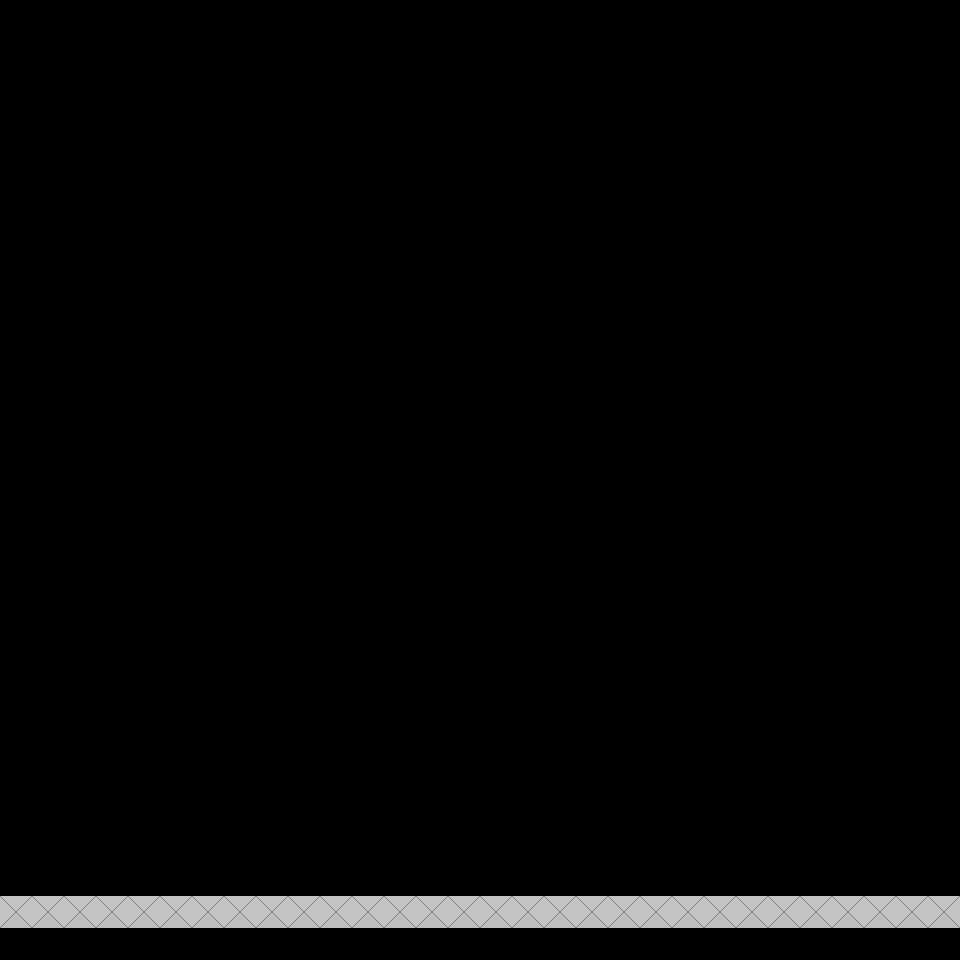

The image is a tile-based game level rendered from a .tmx file. Its description and complete source (layers, tilesets, objects, tile grids) follow:
An orthogonal 30x30 tile map with 32x32 px tiles, 3 tile layers (baixo, collidelayer, cima).

<map version="1.9" tiledversion="1.9.2" orientation="orthogonal" renderorder="right-down" width="30" height="30" tilewidth="32" tileheight="32" infinite="0" nextlayerid="5" nextobjectid="1">
 <editorsettings>
  <export target="combate.json" format="json" />
 </editorsettings>
 <tileset firstgid="1" name="Atlas" tilewidth="32" tileheight="32" tilecount="16" columns="4">
  <image source="../tileds/Atlas.png" trans="ffffff" width="128" height="128" />
 </tileset>
 <layer id="2" name="baixo" width="30" height="30">
  <data encoding="csv">
0,0,0,0,0,0,0,0,0,0,0,0,0,0,0,0,0,0,0,0,0,0,0,0,0,0,0,0,0,0,
0,0,0,0,0,0,0,0,0,0,0,0,0,0,0,0,0,0,0,0,0,0,0,0,0,0,0,0,0,0,
0,0,0,0,0,0,0,0,0,0,0,0,0,0,0,0,0,0,0,0,0,0,0,0,0,0,0,0,0,0,
0,0,0,0,0,0,0,0,0,0,0,0,0,0,0,0,0,0,0,0,0,0,0,0,0,0,0,0,0,0,
0,0,0,0,0,0,0,0,0,0,0,0,0,0,0,0,0,0,0,0,0,0,0,0,0,0,0,0,0,0,
0,0,0,0,0,0,0,0,0,0,0,0,0,0,0,0,0,0,0,0,0,0,0,0,0,0,0,0,0,0,
0,0,0,0,0,0,0,0,0,0,0,0,0,0,0,0,0,0,0,0,0,0,0,0,0,0,0,0,0,0,
0,0,0,0,0,0,0,0,0,0,0,0,0,0,0,0,0,0,0,0,0,0,0,0,0,0,0,0,0,0,
0,0,0,0,0,0,0,0,0,0,0,0,0,0,0,0,0,0,0,0,0,0,0,0,0,0,0,0,0,0,
0,0,0,0,0,0,0,0,0,0,0,0,0,0,0,0,0,0,0,0,0,0,0,0,0,0,0,0,0,0,
0,0,0,0,0,0,0,0,0,0,0,0,0,0,0,0,0,0,0,0,0,0,0,0,0,0,0,0,0,0,
0,0,0,0,0,0,0,0,0,0,0,0,0,0,0,0,0,0,0,0,0,0,0,0,0,0,0,0,0,0,
0,0,0,0,0,0,0,0,0,0,0,0,0,0,0,0,0,0,0,0,0,0,0,0,0,0,0,0,0,0,
0,0,0,0,0,0,0,0,0,0,0,0,0,0,0,0,0,0,0,0,0,0,0,0,0,0,0,0,0,0,
0,0,0,0,0,0,0,0,0,0,0,0,0,0,0,0,0,0,0,0,0,0,0,0,0,0,0,0,0,0,
0,0,0,0,0,0,0,0,0,0,0,0,0,0,0,0,0,0,0,0,0,0,0,0,0,0,0,0,0,0,
0,0,0,0,0,0,0,0,0,0,0,0,0,0,0,0,0,0,0,0,0,0,0,0,0,0,0,0,0,0,
0,0,0,0,0,0,0,0,0,0,0,0,0,0,0,0,0,0,0,0,0,0,0,0,0,0,0,0,0,0,
0,0,0,0,0,0,0,0,0,0,0,0,0,0,0,0,0,0,0,0,0,0,0,0,0,0,0,0,0,0,
0,0,0,0,0,0,0,0,0,0,0,0,0,0,0,0,0,0,0,0,0,0,0,0,0,0,0,0,0,0,
0,0,0,0,0,0,0,0,0,0,0,0,0,0,0,0,0,0,0,0,0,0,0,0,0,0,0,0,0,0,
0,0,0,0,0,0,0,0,0,0,0,0,0,0,0,0,0,0,0,0,0,0,0,0,0,0,0,0,0,0,
0,0,0,0,0,0,0,0,0,0,0,0,0,0,0,0,0,0,0,0,0,0,0,0,0,0,0,0,0,0,
0,0,0,0,0,0,0,0,0,0,0,0,0,0,0,0,0,0,0,0,0,0,0,0,0,0,0,0,0,0,
0,0,0,0,0,0,0,0,0,0,0,0,0,0,0,0,0,0,0,0,0,0,0,0,0,0,0,0,0,0,
0,0,0,0,0,0,0,0,0,0,0,0,0,0,0,0,0,0,0,0,0,0,0,0,0,0,0,0,0,0,
0,0,0,0,0,0,0,0,0,0,0,0,0,0,0,0,0,0,0,0,0,0,0,0,0,0,0,0,0,0,
0,0,0,0,0,0,0,0,0,0,0,0,0,0,0,0,0,0,0,0,0,0,0,0,0,0,0,0,0,0,
0,0,0,0,0,0,0,0,0,0,0,0,0,0,0,0,0,0,0,0,0,0,0,0,0,0,0,0,0,0,
1,1,1,1,1,1,1,1,1,1,1,1,1,1,1,1,1,1,1,1,1,1,1,1,1,1,1,1,1,1
</data>
 </layer>
 <layer id="1" name="collidelayer" width="30" height="30">
  <data encoding="csv">
0,0,0,0,0,0,0,0,0,0,0,0,0,0,0,0,0,0,0,0,0,0,0,0,0,0,0,0,0,0,
0,0,0,0,0,0,0,0,0,0,0,0,0,0,0,0,0,0,0,0,0,0,0,0,0,0,0,0,0,0,
0,0,0,0,0,0,0,0,0,0,0,0,0,0,0,0,0,0,0,0,0,0,0,0,0,0,0,0,0,0,
0,0,0,0,0,0,0,0,0,0,0,0,0,0,0,0,0,0,0,0,0,0,0,0,0,0,0,0,0,0,
0,0,0,0,0,0,0,0,0,0,0,0,0,0,0,0,0,0,0,0,0,0,0,0,0,0,0,0,0,0,
0,0,0,0,0,0,0,0,0,0,0,0,0,0,0,0,0,0,0,0,0,0,0,0,0,0,0,0,0,0,
0,0,0,0,0,0,0,0,0,0,0,0,0,0,0,0,0,0,0,0,0,0,0,0,0,0,0,0,0,0,
0,0,0,0,0,0,0,0,0,0,0,0,0,0,0,0,0,0,0,0,0,0,0,0,0,0,0,0,0,0,
0,0,0,0,0,0,0,0,0,0,0,0,0,0,0,0,0,0,0,0,0,0,0,0,0,0,0,0,0,0,
0,0,0,0,0,0,0,0,0,0,0,0,0,0,0,0,0,0,0,0,0,0,0,0,0,0,0,0,0,0,
0,0,0,0,0,0,0,0,0,0,0,0,0,0,0,0,0,0,0,0,0,0,0,0,0,0,0,0,0,0,
0,0,0,0,0,0,0,0,0,0,0,0,0,0,0,0,0,0,0,0,0,0,0,0,0,0,0,0,0,0,
0,0,0,0,0,0,0,0,0,0,0,0,0,0,0,0,0,0,0,0,0,0,0,0,0,0,0,0,0,0,
0,0,0,0,0,0,0,0,0,0,0,0,0,0,0,0,0,0,0,0,0,0,0,0,0,0,0,0,0,0,
0,0,0,0,0,0,0,0,0,0,0,0,0,0,0,0,0,0,0,0,0,0,0,0,0,0,0,0,0,0,
0,0,0,0,0,0,0,0,0,0,0,0,0,0,0,0,0,0,0,0,0,0,0,0,0,0,0,0,0,0,
0,0,0,0,0,0,0,0,0,0,0,0,0,0,0,0,0,0,0,0,0,0,0,0,0,0,0,0,0,0,
0,0,0,0,0,0,0,0,0,0,0,0,0,0,0,0,0,0,0,0,0,0,0,0,0,0,0,0,0,0,
0,0,0,0,0,0,0,0,0,0,0,0,0,0,0,0,0,0,0,0,0,0,0,0,0,0,0,0,0,0,
0,0,0,0,0,0,0,0,0,0,0,0,0,0,0,0,0,0,0,0,0,0,0,0,0,0,0,0,0,0,
0,0,0,0,0,0,0,0,0,0,0,0,0,0,0,0,0,0,0,0,0,0,0,0,0,0,0,0,0,0,
0,0,0,0,0,0,0,0,0,0,0,0,0,0,0,0,0,0,0,0,0,0,0,0,0,0,0,0,0,0,
0,0,0,0,0,0,0,0,0,0,0,0,0,0,0,0,0,0,0,0,0,0,0,0,0,0,0,0,0,0,
0,0,0,0,0,0,0,0,0,0,0,0,0,0,0,0,0,0,0,0,0,0,0,0,0,0,0,0,0,0,
0,0,0,0,0,0,0,0,0,0,0,0,0,0,0,0,0,0,0,0,0,0,0,0,0,0,0,0,0,0,
0,0,0,0,0,0,0,0,0,0,0,0,0,0,0,0,0,0,0,0,0,0,0,0,0,0,0,0,0,0,
0,0,0,0,0,0,0,0,0,0,0,0,0,0,0,0,0,0,0,0,0,0,0,0,0,0,0,0,0,0,
0,0,0,0,0,0,0,0,0,0,0,0,0,0,0,0,0,0,0,0,0,0,0,0,0,0,0,0,0,0,
2,2,2,2,2,2,2,2,2,2,2,2,2,2,2,2,2,2,2,2,2,2,2,2,2,2,2,2,2,2,
0,0,0,0,0,0,0,0,0,0,0,0,0,0,0,0,0,0,0,0,0,0,0,0,0,0,0,0,0,0
</data>
 </layer>
 <objectgroup id="4" name="npcs" />
 <layer id="3" name="cima" width="30" height="30">
  <data encoding="csv">
0,0,0,0,0,0,0,0,0,0,0,0,0,0,0,0,0,0,0,0,0,0,0,0,0,0,0,0,0,0,
0,0,0,0,0,0,0,0,0,0,0,0,0,0,0,0,0,0,0,0,0,0,0,0,0,0,0,0,0,0,
0,0,0,0,0,0,0,0,0,0,0,0,0,0,0,0,0,0,0,0,0,0,0,0,0,0,0,0,0,0,
0,0,0,0,0,0,0,0,0,0,0,0,0,0,0,0,0,0,0,0,0,0,0,0,0,0,0,0,0,0,
0,0,0,0,0,0,0,0,0,0,0,0,0,0,0,0,0,0,0,0,0,0,0,0,0,0,0,0,0,0,
0,0,0,0,0,0,0,0,0,0,0,0,0,0,0,0,0,0,0,0,0,0,0,0,0,0,0,0,0,0,
0,0,0,0,0,0,0,0,0,0,0,0,0,0,0,0,0,0,0,0,0,0,0,0,0,0,0,0,0,0,
0,0,0,0,0,0,0,0,0,0,0,0,0,0,0,0,0,0,0,0,0,0,0,0,0,0,0,0,0,0,
0,0,0,0,0,0,0,0,0,0,0,0,0,0,0,0,0,0,0,0,0,0,0,0,0,0,0,0,0,0,
0,0,0,0,0,0,0,0,0,0,0,0,0,0,0,0,0,0,0,0,0,0,0,0,0,0,0,0,0,0,
0,0,0,0,0,0,0,0,0,0,0,0,0,0,0,0,0,0,0,0,0,0,0,0,0,0,0,0,0,0,
0,0,0,0,0,0,0,0,0,0,0,0,0,0,0,0,0,0,0,0,0,0,0,0,0,0,0,0,0,0,
0,0,0,0,0,0,0,0,0,0,0,0,0,0,0,0,0,0,0,0,0,0,0,0,0,0,0,0,0,0,
0,0,0,0,0,0,0,0,0,0,0,0,0,0,0,0,0,0,0,0,0,0,0,0,0,0,0,0,0,0,
0,0,0,0,0,0,0,0,0,0,0,0,0,0,0,0,0,0,0,0,0,0,0,0,0,0,0,0,0,0,
0,0,0,0,0,0,0,0,0,0,0,0,0,0,0,0,0,0,0,0,0,0,0,0,0,0,0,0,0,0,
0,0,0,0,0,0,0,0,0,0,0,0,0,0,0,0,0,0,0,0,0,0,0,0,0,0,0,0,0,0,
0,0,0,0,0,0,0,0,0,0,0,0,0,0,0,0,0,0,0,0,0,0,0,0,0,0,0,0,0,0,
0,0,0,0,0,0,0,0,0,0,0,0,0,0,0,0,0,0,0,0,0,0,0,0,0,0,0,0,0,0,
0,0,0,0,0,0,0,0,0,0,0,0,0,0,0,0,0,0,0,0,0,0,0,0,0,0,0,0,0,0,
0,0,0,0,0,0,0,0,0,0,0,0,0,0,0,0,0,0,0,0,0,0,0,0,0,0,0,0,0,0,
0,0,0,0,0,0,0,0,0,0,0,0,0,0,0,0,0,0,0,0,0,0,0,0,0,0,0,0,0,0,
0,0,0,0,0,0,0,0,0,0,0,0,0,0,0,0,0,0,0,0,0,0,0,0,0,0,0,0,0,0,
0,0,0,0,0,0,0,0,0,0,0,0,0,0,0,0,0,0,0,0,0,0,0,0,0,0,0,0,0,0,
0,0,0,0,0,0,0,0,0,0,0,0,0,0,0,0,0,0,0,0,0,0,0,0,0,0,0,0,0,0,
0,0,0,0,0,0,0,0,0,0,0,0,0,0,0,0,0,0,0,0,0,0,0,0,0,0,0,0,0,0,
0,0,0,0,0,0,0,0,0,0,0,0,0,0,0,0,0,0,0,0,0,0,0,0,0,0,0,0,0,0,
0,0,0,0,0,0,0,0,0,0,0,0,0,0,0,0,0,0,0,0,0,0,0,0,0,0,0,0,0,0,
0,0,0,0,0,0,0,0,0,0,0,0,0,0,0,0,0,0,0,0,0,0,0,0,0,0,0,0,0,0,
0,0,0,0,0,0,0,0,0,0,0,0,0,0,0,0,0,0,0,0,0,0,0,0,0,0,0,0,0,0
</data>
 </layer>
</map>
